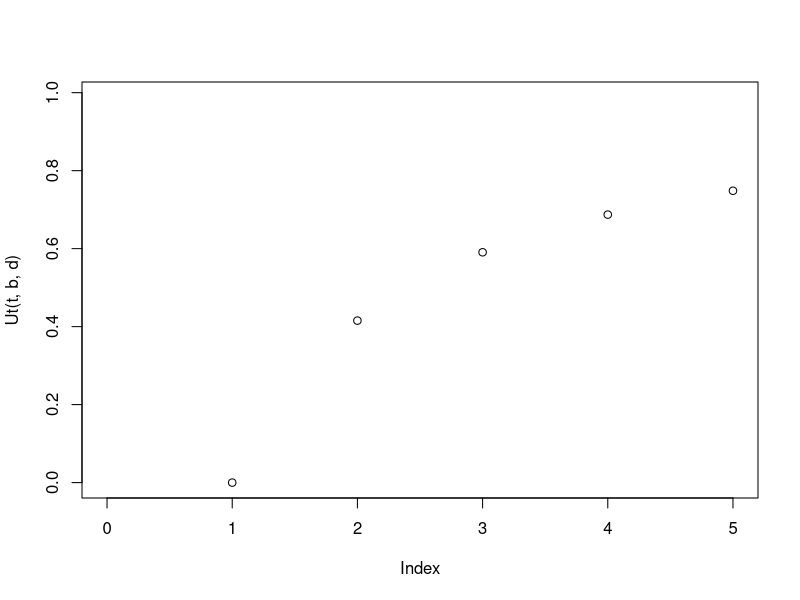
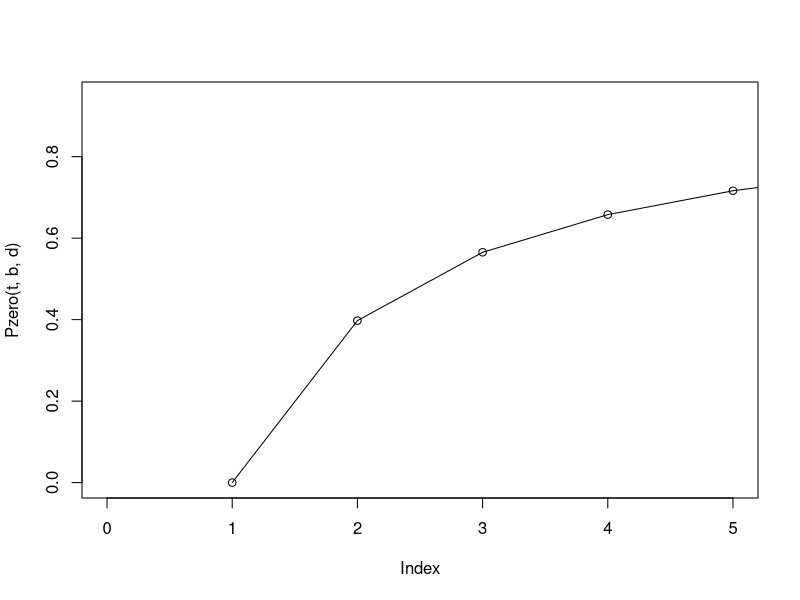
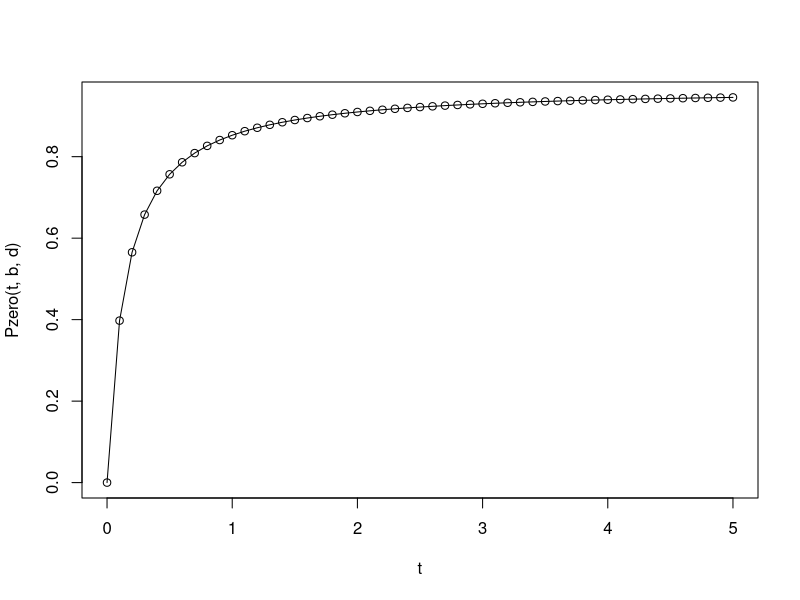
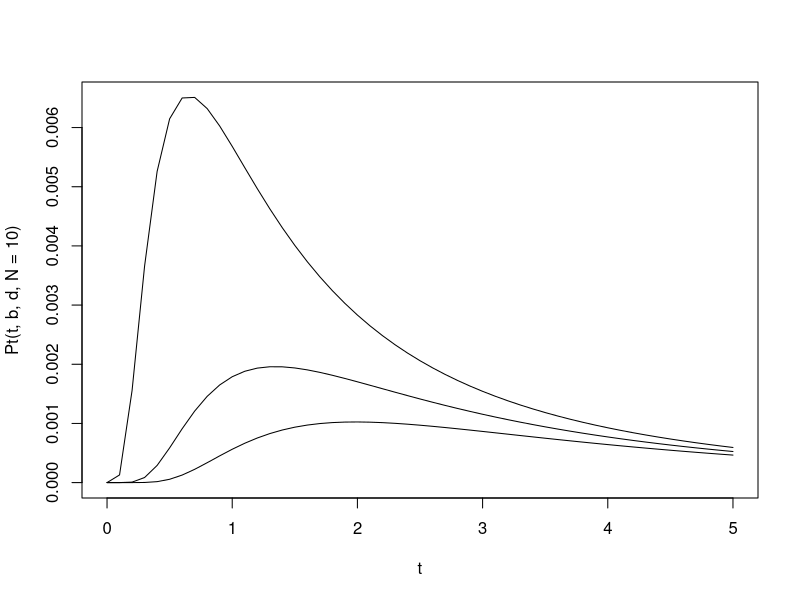

Reproduce these figures in R, in order.
rm(list = ls())
tmax = 5
t = seq(0,tmax,0.1)
#N = 10
b <- 7.0
d <- 6.7

Pzero = function(t,b,d) {
	out = (d * (exp((b - d) * t) - 1)) /  ((b * exp((b - d) * t)) - d)
}

Ut = function(t,b,d) {
	out = (b * (exp((b - d) * t) - 1)) /  ((b * exp((b - d) * t)) - d)
}

Pt = function(t,b,d,N) {
  if (N == 0) {
  	out = Pzero(t,b,d);
  	return (out)
  } else {
	  out = (1 - Pzero(t,b,d)) * (1 - Ut(t,b,d)) * (Ut(t,b,d) ^ (N-1))
	  return (out)
	}
}

print(Ut(10000,b,d))
plot(Ut(t,b,d),xlim=c(0,tmax))
plot(Pzero(t,b,d),xlim=c(0,tmax))
lines(Pzero(t,b,d),xlim=c(0,tmax))
plot(t,Pzero(t,b,d),xlim=c(0,tmax))
lines(t,Pzero(t,b,d),xlim=c(0,tmax))

plot(t,Pt(t,b,d,N=10),type='l')
lines(t,Pt(t,b,d,N=20),type='l')
lines(t,Pt(t,b,d,N=30),type='l')

#plot(Pt(t=1000,b,d,N),x=N)

# for (i in 1:10)
# {
#   points(Pt(t=1000,b,d,N),x=N,col=i)
# }

